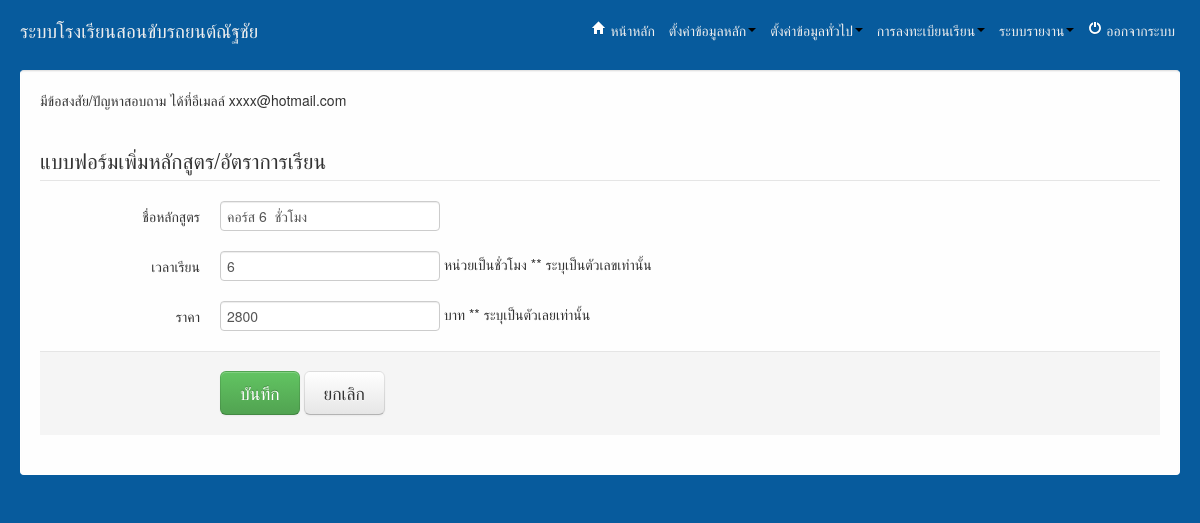
The app's page /admin/index.php?url=form_course.php&id=1 (signed in) with its own data.
### tables this page shows
CREATE TABLE IF NOT EXISTS `tbcourse` (
  `id` int(11) NOT NULL AUTO_INCREMENT,
  `c_name` varchar(250) NOT NULL,
  `c_time` int(5) NOT NULL,
  `c_price` int(5) NOT NULL,
  PRIMARY KEY (`id`)
);

### admin/form_course.php (the view, shortened to what this page needs)
<?php
@$id = $_GET['id'];
if (!empty($id)) {
    $rs = mysql_query('SELECT * FROM tbcourse WHERE id = ' . $id);
    $val = mysql_fetch_assoc($rs);
}
?>
<div style="margin-top:30px;">
    <legend>แบบฟอร์มเพิ่มหลักสูตร/อัตราการเรียน</legend>
    <form class="form-horizontal" action="save_course.php" method="post">
        <div class="control-group">
            <label for="fname" class="control-label">ชื่อหลักสูตร</label>
            <div class="controls">
                <input type="text" name="c_name" value="<?php echo @$val['c_name']; ?>" >
            </div>
        </div>
        <div class="control-group">
            <label for="lname" class="control-label">เวลาเรียน</label>
            <div class="controls">
                <input type="text" name="c_time" value="<?php echo @$val['c_time']; ?>"> หน่วยเป็นชั่วโมง ** ระบุเป็นตัวเลขเท่านั้น
            </div>
        </div>
        <div class="control-group">
            <label for="lname" class="control-label">ราคา</label>
            <div class="controls">
                <input type="text" name="c_price" value="<?php echo @$val['c_price']; ?>"> บาท ** ระบุเป็นตัวเลยเท่านั้น
            </div>
        </div>
        <div class="form-actions">
            <input class="btn btn-success btn-large" type="submit" value="บันทึก">
            <a href="index.php?url=index_course.php" class="btn btn-large">ยกเลิก</a>
        </div>
    </form>
</div>

### admin/css/mycss.css (style rules this page uses)
* { margin: 0; padding: 0; }

### records on screen
tbcourse: c_name "คอร์ส 6 ชั่วโมง", c_time "6", c_price "2800"
